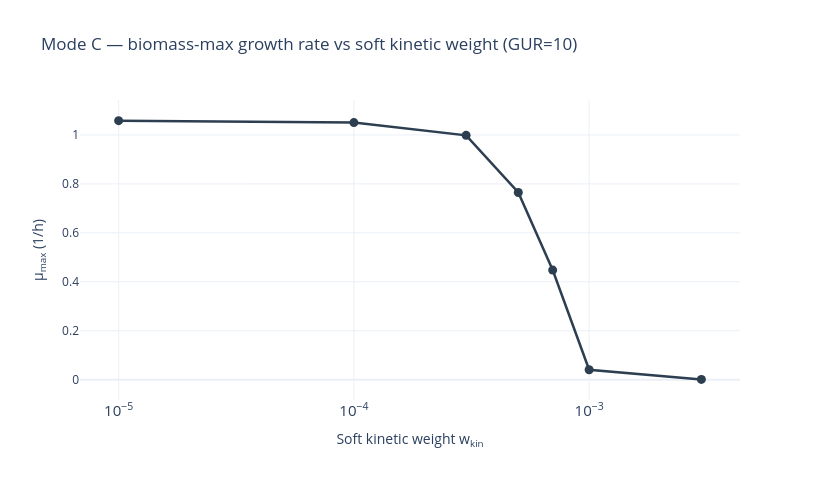

The cell this chart's notebook holds for it:
### Markdown cell above
### Mode C — μ_max vs soft kinetic weight (phase transition)

Re-introduce the kinetic objective as a sweepable soft penalty (`w_kin`). Sweep at fixed GUR=10. Expected: a sharp phase transition between w≈5e-4 and 1e-3, where the LP transitions from "kinetic penalty doesn't bite" to "kinetic penalty collapses biomass."

This locates where the WCM kinetic constraints actually bind under the biomass-max objective.

### Code cell
# Mode C — μ_max vs soft kinetic weight w_kin (phase transition)
# Sweep at fixed GUR=10 mmol/gDCW/h, biomass-max objective with soft kinetic loss.
w_grid = [0.0, 1e-4, 3e-4, 5e-4, 7e-4, 1e-3, 3e-3]

mu_max_kin = []
for w in w_grid:
    r = biomass_max_solve(
        model_e, biomass_idx, biomass_scale, maintenance,
        mode='C', w_kin=w, kinetic_targets=kinetic_targets_arr,
        glucose_bound_counts_s=glucose_bound_counts_s,
        glucose_exch_idx=glucose_exch_idx,
    )
    mu = r['mu_per_h'] if r['status'] == 'optimal' else None
    mu_max_kin.append({'w_kin': w, 'mu_max': mu, 'status': r['status']})
    print(f'  w_kin={w:.0e}  μ_max={mu}  status={r["status"]}')

df_kin = pd.DataFrame(mu_max_kin)
print(); print(df_kin.to_string(index=False))

# Plot — log x for w_kin (treat 0 as a small positive for the log axis)
nonzero_w = [w for w in w_grid if w > 0]
w0_x = min(nonzero_w) / 10.0
fig = Figure([
    Scatter(
        x=df_kin['w_kin'].replace(0, w0_x),
        y=df_kin['mu_max'],
        mode='lines+markers',
        line=dict(color='#2c3e50', width=2.5),
        marker=dict(size=9, color='#2c3e50'),
        showlegend=False,
    ),
])
fig.update_xaxes(
    type='log',
    title='Soft kinetic weight w<sub>kin</sub>',
    exponentformat='power', showexponent='all', dtick=1,
)
fig.update_yaxes(title='μ<sub>max</sub> (1/h)')
fig.update_layout(
    title='Mode C — biomass-max growth rate vs soft kinetic weight (GUR=10)',
    template='plotly_white', width=820, height=480,
    # annotations=[dict(
    #     x=w0_x, y=df_kin['mu_max'].iloc[0],
    #     text='w=0 (Mode B)', showarrow=True, arrowhead=2,
    #     ax=40, ay=-30, font=dict(size=11),
    # )],
)
fig.show()

### Figure 1 — Plotly figure (JSON) as saved in the notebook; plotly's stock layout.template omitted (floating-point values rounded to 4 significant figures)
{"data": [{"line": {"color": "#2c3e50", "width": 2.5}, "marker": {"color": "#2c3e50", "size": 9}, "mode": "lines+markers", "showlegend": false, "type": "scatter", "x": [1e-05, 0.0001, 0.0003, 0.0005, 0.0007, 0.001, 0.003], "y": [1.058, 1.05, 0.9983, 0.7649, 0.4477, 0.04053, 0.001106]}], "layout": {"height": 480, "title": {"text": "Mode C — biomass-max growth rate vs soft kinetic weight (GUR=10)"}, "width": 820, "xaxis": {"dtick": 1, "exponentformat": "power", "showexponent": "all", "title": {"text": "Soft kinetic weight w<sub>kin</sub>"}, "type": "log"}, "yaxis": {"title": {"text": "μ<sub>max</sub> (1/h)"}}}}
